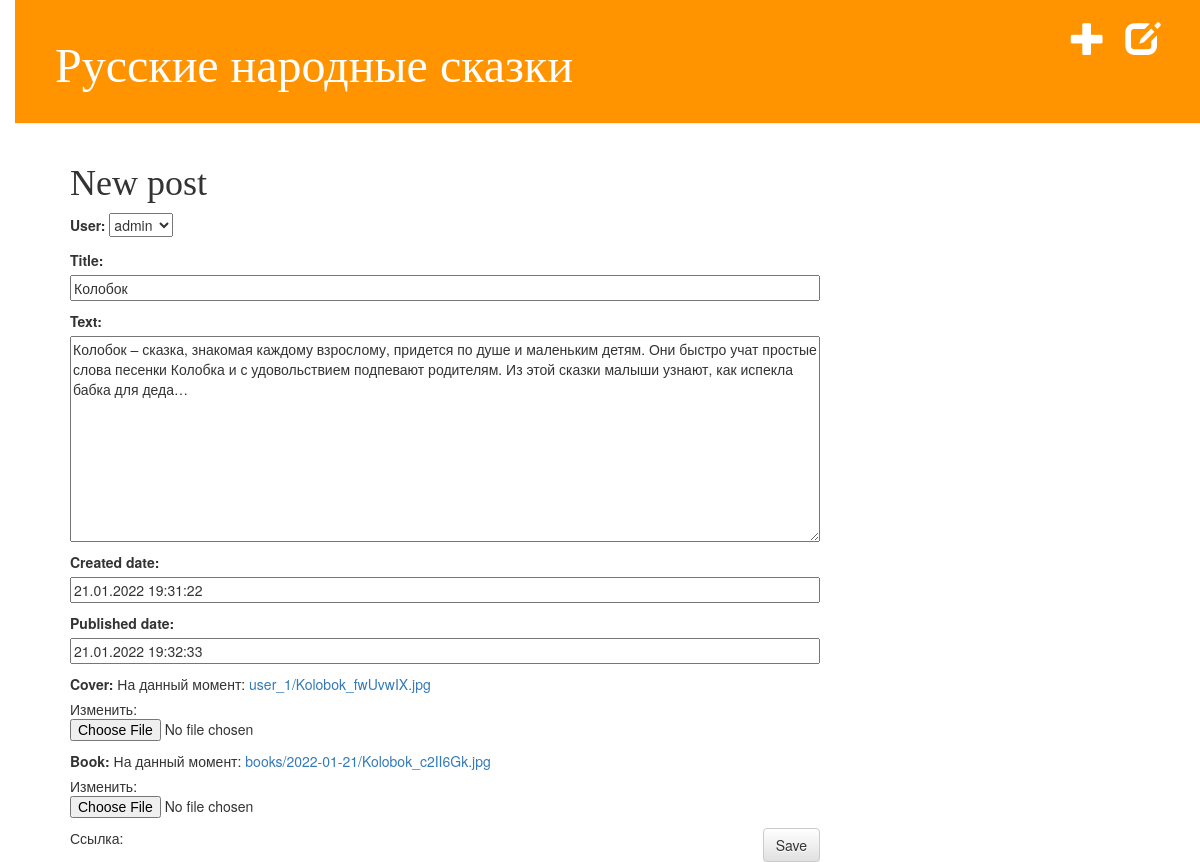
/post/19/edit/, run on the app's committed database.
### articl/models.py (models this page shows, shortened)
class Post(models.Model):
    user = models.ForeignKey(to=User, null=True,on_delete=models.CASCADE)
    title = models.CharField(max_length=200)
    text = models.TextField()
    created_date = models.DateTimeField(default=timezone.now)
    published_date = models.DateTimeField(blank=True, null=True)
    cover = models.ImageField(upload_to=user_directory_path)#cover - картинка;
    book = models.FileField(upload_to='books/%Y-%m-%d/')# cover - картинка;

### articl/views.py (the view)
# urls.py: path('post/<int:pk>/edit/', views.post_edit, name='post_edit'),
def post_edit(request, pk):
    post = get_object_or_404(Post, pk=pk)
    if request.method == "POST":
        form = PostForm(request.POST, request.FILES, instance=post)
        if form.is_valid():
            post = form.save(commit=False)
            post.author = request.user
            post.save()
            return redirect('post_detail', pk=post.pk)
    else:
        form = PostForm(instance=post)
    return render(request, 'articl/post_edit.html', {'form': form})

### articl/forms.py
class PostForm(forms.ModelForm):
    class Meta:
        model = Post
        fields ='__all__'

### templates/articl/post_edit.html (shortened to what this page needs)
{% extends 'articl/base.html' %}
{% block content %}
    <h1>New post</h1>
    <form method="POST" class="post-form" enctype="multipart/form-data">{% csrf_token %}
        {{ form.as_p }}
        <button type="submit" class="save btn btn-default">Save</button>
    <p>Ссылка: <a href="{{ file_url }}">{{ file_url }}</a></p>
    </form>
{% endblock %}

### articl/static/css/articl.css (style rules this page uses)
body { padding-left: 15px; }
h1, h2, h3, h4 { font-family: 'Lobster', cursive; }
.save { float: right; }
.post-form textarea, .post-form input { width: 100%; }

### data on the page
Post: user "admin", title "Колобок", text "Колобок – сказка, знакомая каждому взрослому, придется по душе и маленьким детям. Они быстро учат простые слова песенки Колобка и с удовольствием подпевают родителям. Из этой сказки малыши узнают, как испекла бабка для деда…", created_date "21.01.2022 19:31:22", published_date "21.01.2022 19:32:33"
